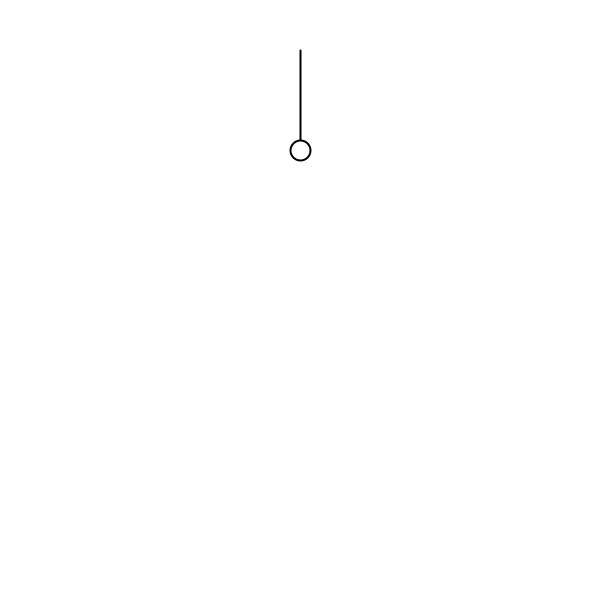
Frame 1 (no input)
Frame 60 (the mouse pressed at the canvas centre just before this capture): identical to frame 1, image omitted
Frame 120 (the mouse held since frame 60 and released just before this capture): identical to frame 1, image omitted

The Processing sketch that drew this single still picture (run headless with seeded random() and noise(); from frame 60 on, the mouse is pressed at the canvas centre):

// Processing sketch: Double_Pendulum
// ── Double_Pendulum.pde
float r1=100;
float r2=100;
float m1=20;
float m2=20;
float a1=0;
float a2=0;

void setup(){
  size(600,600);
}

void draw(){
  background(255);
  stroke(0);
  strokeWeight(2);
  
  translate(300, 50);
  
  float x1=r1*sin(a1);
  float y1=r1*cos(a1);
  
  float x2=x1+r2*sin(a2);
  float y2=y1+r2*cos(a2);
  
  line(0,0,x1,y1);
  ellipse(x1,y1,m1,m1);
}
